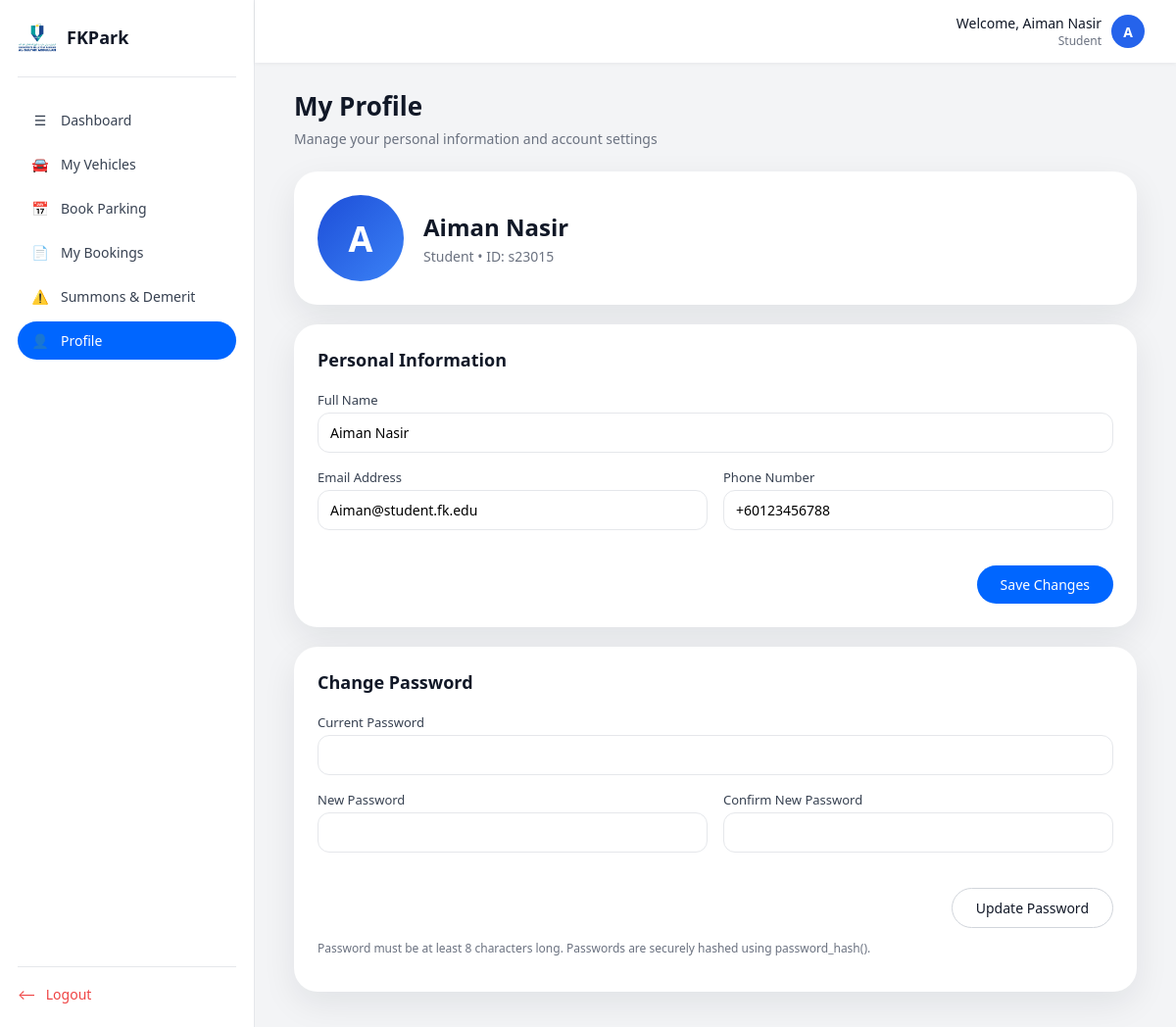
The page /fkpark/student_profile.php (signed in) on the database its author committed.
### tables this page shows
CREATE TABLE `student` (
  `student_id` varchar(255) NOT NULL,
  `name` varchar(100) NOT NULL,
  `email` varchar(255) NOT NULL,
  `phone` varchar(30) DEFAULT NULL
);

### fkpark/student_profile.php (the view, shortened to what this page needs)
<?php
require 'db.php';
$studentUsername = $_SESSION['username'];
$student = ['name'=>'', 'email'=>'', 'phone'=>''];
$stmt = $conn->prepare("SELECT name, email, phone FROM student WHERE student_id = ?");
$stmt->bind_param("s", $studentUsername);
$stmt->execute();
$res = $stmt->get_result();
if ($row = $res->fetch_assoc()) {
    $student = $row;
}
function esc($v){ return htmlspecialchars($v, ENT_QUOTES, 'UTF-8'); }
?>
<!DOCTYPE html>
<html lang="en">
<head>
</head>
<body>
<div class="layout">
    <aside class="sidebar">
        <div class="sidebar-header">
            <div class="sidebar-logo">
                <img src="images/logo-removebg.png" alt="FKPark Logo">
            </div>
            <div class="sidebar-title">FKPark</div>
        </div>
        <nav class="nav">
            <a href="dashboard_stud.php" class="nav-link">
                <span class="icon">☰</span>
                <span>Dashboard</span>
            </a>
            <a href="student_vehicles.php" class="nav-link">
                <span class="icon">🚘</span>
                <span>My Vehicles</span>
            </a>
            <a href="book_parking.php" class="nav-link">
                <span class="icon">📅</span>
                <span>Book Parking</span>
            </a>
            <a href="my_bookings.php" class="nav-link">
                <span class="icon">📄</span>
                <span>My Bookings</span>
            </a>
            <a href="student_summon.php" class="nav-link">
                <span class="icon">⚠️</span>
                <span>Summons &amp; Demerit</span>
            </a>
            <a href="student_profile.php" class="nav-link active">
                <span class="icon">👤</span>
                <span>Profile</span>
            </a>
        </nav>
        <div class="sidebar-footer">
            <a href="logout.php" class="logout-btn">
                <span>⟵</span>
                <span>Logout</span>
            </a>
        </div>
    </aside>
    <div class="main">
        <header class="topbar">
            <div class="topbar-user">
                <div class="topbar-user-info">
                    <div>Welcome, <?php echo esc($student['name'] ?: $studentUsername); ?></div>
                    <div class="topbar-role">Student</div>
                </div>
                <div class="avatar">
                    <?php echo strtoupper(substr($student['name'] ?: $studentUsername, 0, 1)); ?>
                </div>
            </div>
        </header>
        <main class="content">
            <h1 class="page-title">My Profile</h1>
            <p class="page-subtitle">Manage your personal information and account settings</p>
            <div class="profile-header">
                <div class="profile-avatar">
                    <?php echo esc(strtoupper(substr($student['name'] ?: $studentUsername, 0, 1))); ?>
                </div>
                <div class="profile-info">
                    <h2><?php echo esc($student['name'] ?: $studentUsername); ?></h2>
                    <p>Student • ID: <?php echo esc($studentUsername); ?></p>
                </div>
            </div>
            <div class="card">
                <div class="card-title">Personal Information</div>
                <form method="post">
                    <div class="form-field full">
                        <label>Full Name</label>
                        <input name="name" class="form-input" value="<?php echo esc($student['name']); ?>" required>
                    </div>
                    <div class="form-row">
                        <div class="form-field">
                            <label>Email Address</label>
                            <input name="email" type="email" class="form-input" value="<?php echo esc($student['email']); ?>" required>
                        </div>
                        <div class="form-field">
                            <label>Phone Number</label>
                            <input name="phone" class="form-input" value="<?php echo esc($student['phone']); ?>" required>
                        </div>
                    </div>
                    <div class="form-actions">
                        <button class="btn-primary" type="submit" name="update_profile">Save Changes</button>
                    </div>
                </form>
            </div>
            <div class="card">
                <div class="card-title">Change Password</div>
                <form method="post">
                    <div class="form-field">
                        <label>Current Password</label>
                        <input name="current_password" type="password" class="form-input" required>
                    </div>
                    <div class="form-row">
                        <div class="form-field">
                            <label>New Password</label>
                            <input name="new_password" type="password" class="form-input" minlength="8" required>
                        </div>
                        <div class="form-field">
                            <label>Confirm New Password</label>
                            <input name="new_password2" type="password" class="form-input" minlength="8" required>
                        </div>
                    </div>
                    <div class="form-actions">
                        <button class="btn-outline" type="submit" name="change_password">Update Password</button>
                    </div>
                    <p class="note">Password must be at least 8 characters long. Passwords are securely hashed using password_hash().</p>
                </form>
            </div>
        </main>
    </div>
</div>
</body>
</html>

### fkpark/student_profile.php (style rules this page uses)
* { box-sizing: border-box; font-family: system-ui, -apple-system, BlinkMacSystemFont, "Segoe UI", sans-serif; }
body { margin: 0; background-color: #f3f4f6; color: #111827; }
.layout { min-height: 100vh; display: grid; grid-template-columns: 260px 1fr; }
.sidebar { background-color: #ffffff; border-right: 1px solid #e5e7eb; display: flex; flex-direction: column; padding: 18px 18px 24px; }
.sidebar-header { display: flex; align-items: center; gap: 10px; padding-bottom: 20px; border-bottom: 1px solid #e5e7eb; }
.sidebar-logo { width: 40px; height: 40px; display: flex; align-items: center; justify-content: center; }
.sidebar-logo img { max-width: 100%; max-height: 100%; object-fit: contain; }
.sidebar-title { font-size: 18px; font-weight: 600; color: #111827; }
.nav { margin-top: 24px; display: flex; flex-direction: column; gap: 6px; }
.nav-link { display: flex; align-items: center; gap: 12px; padding: 10px 14px; border-radius: 999px; color: #374151; text-decoration: none; font-size: 14px; }
.nav-link span.icon { width: 18px; text-align: center; }
.nav-link.active { background-color: #0066ff; color: #ffffff; }
.nav-link.active span.icon { color: #ffffff; }
.sidebar-footer { margin-top: auto; padding-top: 18px; border-top: 1px solid #e5e7eb; }
.logout-btn { display: flex; align-items: center; gap: 10px; font-size: 14px; color: #ef4444; text-decoration: none; }
.main { display: flex; flex-direction: column; }
.topbar { height: 64px; background-color: #ffffff; display: flex; align-items: center; justify-content: flex-end; padding: 0 32px; box-shadow: 0 1px 4px rgba(15, 23, 42, 0.06); }
.topbar-user { display: flex; align-items: center; gap: 10px; font-size: 14px; }
.topbar-user-info { text-align: right; }
.topbar-role { font-size: 12px; color: #6b7280; }
.avatar { width: 34px; height: 34px; border-radius: 999px; background-color: #2563eb; display: flex; align-items: center; justify-content: center; color: #ffffff; font-weight: 600; }
.content { padding: 26px 40px 36px; }
.page-title { font-size: 26px; font-weight: 600; margin: 0; }
.page-subtitle { margin-top: 6px; font-size: 14px; color: #6b7280; }
.profile-header { margin-top: 24px; background-color: #ffffff; border-radius: 24px; padding: 24px; box-shadow: 0 12px 35px rgba(15, 23, 42, 0.08); display: flex; align-items: center; gap: 20px; }
.profile-avatar { width: 88px; height: 88px; border-radius: 50%; background: linear-gradient(135deg, #1d4ed8, #3b82f6); display: flex; align-items: center; justify-content: center; color: #fff; font-size: 36px; font-weight: 600; }
.profile-info h2 { margin: 0; font-size: 24px; font-weight: 600; }
.profile-info p { margin: 4px 0 0; color: #6b7280; font-size: 14px; }
.card { margin-top: 20px; background-color: #ffffff; border-radius: 24px; padding: 24px; box-shadow: 0 12px 35px rgba(15, 23, 42, 0.08); }
.card-title { font-size: 18px; font-weight: 600; margin-bottom: 20px; }
.form-row { display: grid; grid-template-columns: repeat(2, 1fr); gap: 16px; margin-bottom: 16px; }
.form-field { margin-bottom: 16px; }
.form-field.full { grid-column: 1 / -1; }
.form-field label { display: block; font-size: 13px; margin-bottom: 4px; color: #374151; font-weight: 500; }
.form-input { width: 100%; padding: 10px 12px; border-radius: 12px; border: 1px solid #e5e7eb; font-size: 14px; outline: none; }
.btn-primary { padding: 10px 24px; border-radius: 999px; border: none; background-color: #0066ff; color: #ffffff; font-size: 14px; font-weight: 500; cursor: pointer; }
.btn-outline { padding: 10px 24px; border-radius: 999px; border: 1px solid #d1d5db; background-color: #ffffff; color: #111827; font-size: 14px; font-weight: 500; cursor: pointer; }
.form-actions { display: flex; justify-content: flex-end; margin-top: 20px; }
.note { margin-top: 12px; font-size: 12px; color: #6b7280; }

### rows shown on the page
student: name "Aiman Nasir", name "A", email "Aiman@student.fk.edu", phone "+60123456788"

### other values the page prints
$studentUsername "s23015"
